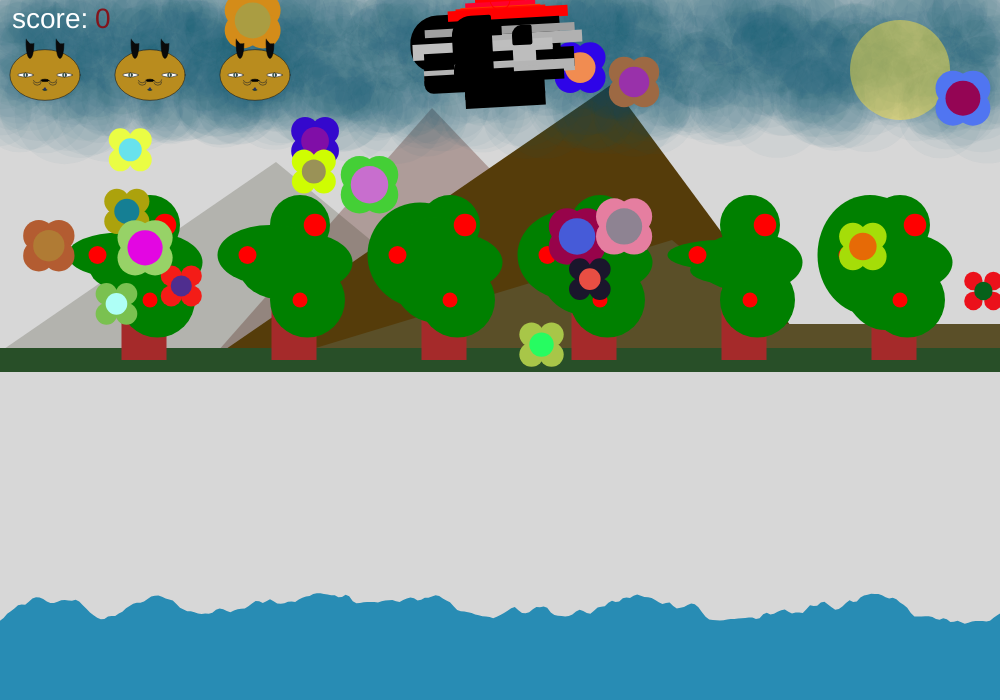
Frame 1 (no input)
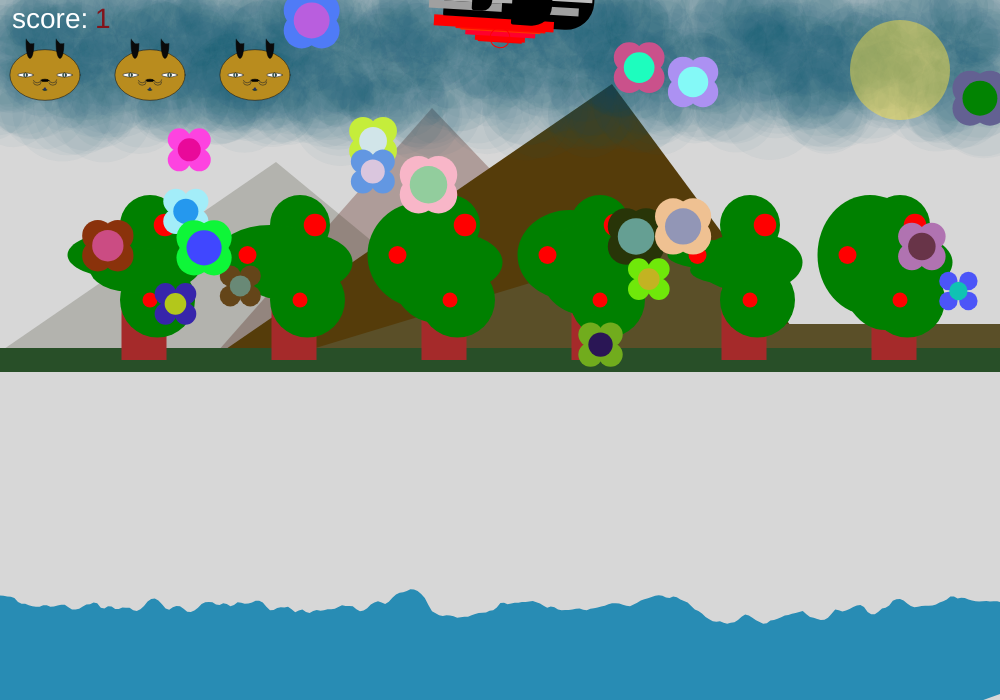
Frame 60 (no input)
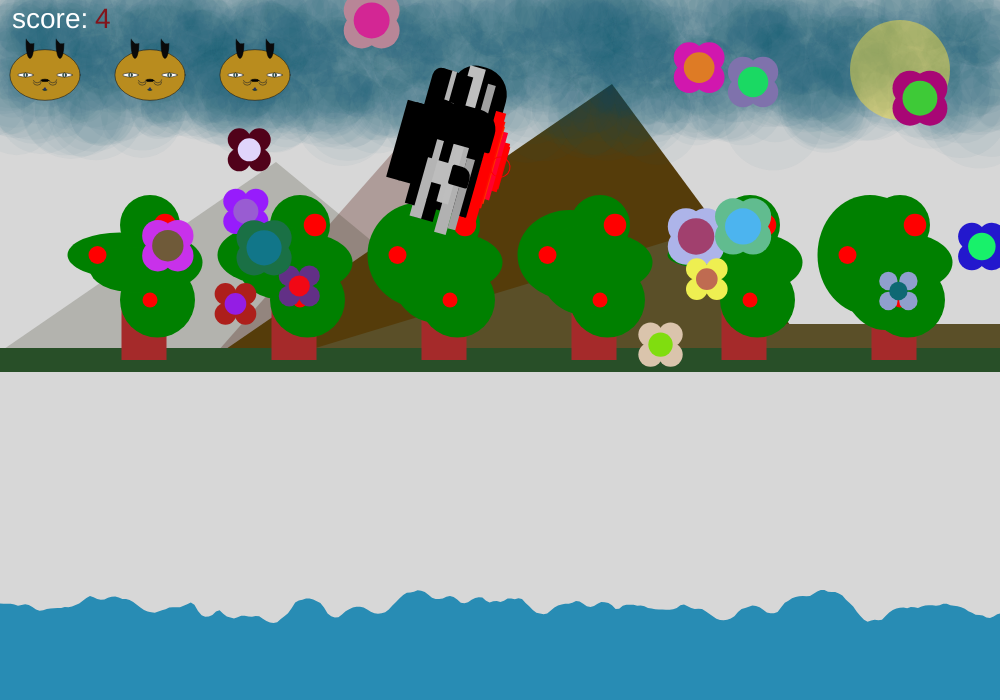
Frame 120 (the mouse pressed at the canvas centre since frame 60)

The p5.js sketch that drew these frames (run headless with seeded random() and noise() and a simulated clock; from frame 60 on, the mouse is pressed at the canvas centre):

// p5.js sketch
// ── sketch.js
// final step 10 adding score counter,time and music ,enjoy:)
let clouds = [];
let c
let ground = 200
let mario
let gravity = 0.1
let flower = [];
let score
let yoff = 0;


function setup() {

    createCanvas(1000, 700);

    rectMode(CENTER)
    noStroke()
    console.log(width, height)

    score = 0;

    for (i = 0; i < 1000; i++) {

        clouds[i] = new Cloud();

    }

    for (let i = 0; i < 20; i++) {

        let X = 10 + 70 * i;
        flower[i] = new Flower(X, 80, 10);

    }

    mario = new Mario()

}

function draw() {
    updateBackground()
    mountains();
    updateTrees()
    ocean()//(0, 0, width, height);
    updateClouds()
    sunShine();
    updateFlowers()
    mario.update()
    updateScore(mario.score)



}

function updateBackground() {

    background(215)

}

function updateTrees() {

    tree(100, 100, 30);
    tree(200, 300, 40);
    tree(300, 200, 70);
    tree(400, 400, 60);
    tree(500, 500, 20);
    tree(600, 600, 80);
}

function updateScore(score) {
    fill(255);
    textSize(28);
    text("score:", 12, 28);
    fill(130, 20, 27);
    text(score, 95, 28);

    if (score >= 20) {
        fill(255);
        textSize(50);
        text("YOU WON!", width/2,height/2);
      

    }
    cat(150, 250, 13)
    cat(500, 250, 13)
    cat(850, 250, 13)


}

function updateClouds() {

    c = color(20, 70, 100, 10);

    for (var i = 0; i < clouds.length; i++) {

        clouds[i].display();
        clouds[i].move();

    }


}

function updateFlowers() {
    for (let i = 0; i < flower.length; i++) {

        flower[i].move();
        flower[i].show();

        if (flower[i].contains(mario.x, mario.y, mario.r)) {

            flower.splice(i, 1)
            mario.score++

        }

    }

}

function sunShine() {
    this.x = 50
    this.y = 50
    noStroke()
    fill(255, 225, 60, 120)
    ellipse(this.x + 850, this.y + 20, 100, 100)

}

function mountains() {

    this.x = 360;
    this.y = 100;
    push();
    scale(.6);
    translate(this.x, this.y)
    fill(100, 50, 40, 90);
    triangle(x, 80, 760, 500, -10, 500);
    fill(60, 59, 40, 60);
    triangle(x - 260, 170, 500, 500, -380, 500);
    fill(85, 60, 10);
    triangle(x + 300, 40, 1000, 500, -10, 500);
    fill(90, 79, 40);
    triangle(x + 400, 300, 1000, 500, 100, 500);
    fill(90, 79, 40)
    rect(x + 600, y + 360, 1000, 40)
    fill(40, 79, 40)
    rect(x - 700, y + 400, x * 10, 40)
    pop();
}


function Cloud() {

    this.x = random(width);
    this.y = random(height / 6);
    this.radius = random(15, 50);
    this.display = function() {

        noStroke();
        fill(c);
        ellipse(this.x, this.y, this.radius * 2);

    }

    this.move = function() {

        this.x += random(-1, 1);
        this.y += random(-1, 1);

    }


}



function tree(x, y, diameter) {

    this.x = 205;
    this.y = 0;
    this.diameter = random(50, 70);

    push();
    scale(1.5);
    fill('brown');
    rect(x - 4, 200, 30, 80);
    fill('green');
    ellipse(x, 175, 70, 40, diameter);
    ellipse(x + 5, 200, 50, 50, diameter);
    ellipse(x, 150, 40, 40, diameter);
    ellipse(x - 20, 170, 70, diameter);
    ellipse(x - 10, 180, 60, diameter);
    fill('red')
    ellipse(x, 200, 10, 10);
    ellipse(x + 10, 150, 15, 15);
    ellipse(x - 35, 170, 12, 12);
    pop();

}


function ocean(x, y) {
   
  fill(40, 140, 180);
  beginShape();
  push();
  scale(.3);
  translate(0,height*2.5)
  let xoff = 0; 
  for (let x = 0; x <= width*4.2; x += 12) { 
  let y = map(noise(xoff, yoff), 0, 1.8, 200, 600);
    vertex(x, y-30);
     xoff += .07;
  }

  yoff += 0.03;
  vertex(width, height+700);
  vertex(0, height);
  endShape(CLOSE);
  pop();
}




function cat(x, y, r1) {

    push();
    scale(0.3);
    //face 
    fill(185, 140, 30)
    stroke(27)
    strokeWeight(2)
    ellipse(x, y, r1 * 18, r1 * 13)
        //eyes 
    fill(255)
    ellipse(x + r1 * 5, y, r1 * 4, r1)
    fill(255)
    ellipse(x - r1 * 5, y, r1 * 4, r1)
        //eye pupil 
    fill(34, 175, 150)
    ellipse(x - r1 * 5, y, r1, r1)
    fill(34, 175, 150)
    ellipse(x + r1 * 5, y, r1, r1)
    fill(255)
    ellipse(x - r1 * 5, y, r1 / 2, r1)
    fill(255)
    ellipse(x + r1 * 5, y, r1 / 2, r1)
        //nose 
    fill(0)
    stroke(0)
    ellipse(x, y + 18, r1 * 2, 8)
        //wiskes 
    stroke(39)
    noFill()
    arc(x - 26, y + 16, r1 * 2, 20, 0, 3)
    stroke(39)
    noFill()
    arc(x - 26, y + 24, r1 * 2, 20, 0, 3)
    stroke(39)
    noFill()
    arc(x + 26, y + 16, r1 * 2, 20, 0, 3)
    stroke(39)
    noFill()
    arc(x + 26, y + 24, r1 * 2, 20, 0, 3)
        //mouth 
    fill(37, 50, 99)
    stroke(22, 59, 20)
    arc(x, y + 40, r1 * 2, -24, 1, -4, -6)
        // ears 
    fill(10)
    stroke(0)
    arc(x - 50, y - 105, r1 * 2, 100, 0, 4)
    fill(10)
    stroke(0)
    arc(x + 50, y - 105, r1 * 2, 100, 0, 4)
    pop();
}

function Mario() {

    this.x = width / 2
    this.y = 0
    this.vx = 0
    this.vy = 0
    this.ax = 0
    this.ay = 0
    this.mass = 100
    this.score = 0
    this.checkGround = function() {

        let groundLevel = 500

        if (this.y > groundLevel) {
            this.vy = 0
            this.ay = 0
            this.ay = -5 * (gravity / this.mass)
            this.y = groundLevel
        }

    }

    this.checkBoundary = function() {


        if (this.x > width) this.x = 0
        if (this.x < 0) this.x = width


    }
    this.display = function() {

        push();

        translate(this.x, this.y)
        rotate(frameCount*(this.y-500)/9000)
        scale(0.2);
        fill(245, 0, 0)
        rect(0, 0, 220, 45)
        fill(255, 0, 0)
        rect(0, 10, 250, 55)
        fill(255, 0, 44)
        rect(0, 20, 350, 25)
        fill(255, 50, 0)
        rect(0, 55, 400, 50)
        fill(0)
        square(-300, 350, 200, 300, 10, 10, 45)
        fill(0)
        square(-320, 200, 280, 700, 10, 0, 115)
        fill(255, 10, 0)
        rect(0, 60, 450, 50)
        fill(255, 0, 0)
        rect(35, 70, 600, 55)
        fill(0)
        rect(-60, 120, 700, 50)
        fill(0)
        rect(-60, 200, 700, 200)
        fill(160)
        rect(-10, 150, 750, 40)
        fill(177)
        rect(100, 200, 600, 60)
        fill(190)
        rect(-100, 240, 700, 80)
        fill(0)
        rect(-20, 290, 650, 50)
        fill(0)
        rect(-20, 300, 750, 100)
        fill(189)
        rect(50, 280, 400, 90)
        fill(180)
        rect(55, 340, 600, 60)
        fill(180)
        rect(-50, 360, 700, 50)
        fill(0)
        rect(-50, 385, 700, 50)
        fill(0)
        rect(0, 440, 400, 70)
        fill(0)
        rect(0, 500, 400, 70)
        fill(0)
        square(100, 180, 100, 400, 10)
        fill(0)
        square(-150, 170, 200, 300, 10, 10)
        fill(0)
        square(-150, 350, 200, 300, 10, 10, 45)
        fill(0)
        rect(-50, 450, 300, 80)
        fill(0)
        rect(-50, 150, 100, 50)
        fill(0)
        rect(-50, 280, 200, 50)
        fill(0)
        rect(-50, 380, 200, 80)
        fill(0)
        rect(210, 285, 90, 50)
        noFill()
        strokeWeight(5)
        stroke(255, 0, 0)
        ellipse(0, 0, this.r, this.r)
        pop();
    }

    this.update = function() {

        this.ax = 0
        let drag = -0.5 * this.ax
        this.ax += drag
        this.ay += gravity / this.mass
        this.vx += this.ax
        this.vy += this.ay
        this.x += this.vx
        this.y += this.vy
        this.r = 100
        this.checkGround()
        this.checkBoundary()
        this.display()

    }

}

class Flower {

    constructor(X, Y, r1, speed) {


        this.X = random(width);
        this.Y = random(height / 2);
        this.r1 = random(40, 15);
        this.speed = 1;

    }

    contains(px, py, r) {

        let d = dist(px, py, this.X, this.Y);

        if (d < r) {

            return true;

        } else {

            return false;

        }

    }

    move() {

        this.X = this.X + this.speed;

    }

    show() {

        let X = width / 2;
        let Y = height / 2;
        let r1 = 20;
        
        if (this.X > width || this.X < 0) {

            this.speed = this.speed * -1;
        
        }

        fill(random(255), random(255), random(255));
        ellipse(this.X - r1 / 2, this.Y - r1 / 2, this.r1);
        ellipse(this.X + r1 / 2, this.Y - r1 / 2, this.r1);
        ellipse(this.X - r1 / 2, this.Y + r1 / 2, this.r1);
        ellipse(this.X + r1 / 2, this.Y + r1 / 2, this.r1);
        fill(random(255), random(255), random(255));
        ellipse(this.X, this.Y, this.r1);

    }
}


function mousePressed() {


    mario.ay += -70 * (gravity / mario.mass)
    mario.ax += (mouseX - width / 2) / 1000

    console.log('jump force', mario.ay)

    for (let i = flower.length - 1; i >= 0; i--) {

        if (flower[i].contains(mouseX, mouseY)) {

            flower.splice(i, 1);

        }

    }

}




//jumping mario version

// let clouds = []; 
// let c 
// let ground = 200 
// let mario 
// let gravity = 0.1 
// let flower=[]; 
// let score 

  
  
// function setup() { 
  
//   createCanvas(1000,700); 
   
//   rectMode(CENTER) 
//   noStroke() 
//   console.log(width,height) 
    
//   score=0; 
   
//   for ( i = 0; i < 1000; i++) { 
  
//    clouds[i] = new Cloud(); 
  
//   } 
  
//   for (let i =0;i<20;i++){ 
  
//      let X=10+70*i; 
//      flower[i] = new Flower (X, 80, 10); 
  
//    } 
  
//    mario = new Mario() 
  
// } 
  
// function draw() { 
//   updateBackground() 
//   mountains(); 
//   updateTrees() 
//   land(0,0,width,height); 
//   updateClouds() 
//    sunShine(); 
//   updateFlowers() 
//   mario.update() 
//   updateScore(mario.score) 
//   console.log('score:',mario.score)
  

// } 
  
// function updateBackground(){ 
  
//   background(215)  
   
// } 
  
// function updateTrees(){ 
  
//   tree(100,100,30); 
//   tree(200,300,40); 
//   tree(300,200,70); 
//   tree(400,400,60); 
//   tree(500,500,20); 
//   tree(600,600,80); 
// } 
  
// function updateScore(score){ 
// fill(0); 
// textSize(28); 
// text("score:",12,28); 
// fill(130,20,27); 
// text(score,95,28); 
  
//   if (score>20){ 
//   fill(0); 
//    textSize(40); 
//     text("YOU WON!",width/2,height/2); 
   
  
//   } 
//   cat(150,250,13) 
//   cat(500,250,13) 
//   cat(850,250,13) 
  
  
// } 
  
// function updateClouds(){ 
  
//   c = color(20,70, 100,10); 
  
//   for (var i = 0; i < clouds.length; i++) { 
  
//     clouds[i].display(); 
//     clouds[i].move(); 
  
//   } 
  
  
// } 
// function updateFlowers(){ 
//   for (let i =0;i<flower.length;i++){ 
  
//      flower[i].move(); 
//      flower[i].show(); 
  
//      if (flower[i].contains( mario.x, mario.y, mario.r )){ 
  
//        flower.splice(i,1) 
//        mario.score ++ 
  
//     } 
  
//   } 
  
// } 
  
// function sunShine() { 
//   this.x = 50 
//   this.y = 50 
//     noStroke() 
//     fill(255, 225, 60,120) 
//     ellipse(this.x+850, this.y + 20, 100, 100) 
  
//   } 
  
// function mountains(){ 
  
//     this.x=360; 
//     this.y=100; 
//     push(); 
//     scale(.6); 
//     translate(this.x,this.y) 
//     fill(100, 50, 40,90); 
//     triangle(x, 80, 760, 500, -10, 500); 
//     fill(60, 59, 40,60); 
//     triangle(x-260, 170, 500, 500, -380, 500); 
//     fill(85, 60, 10); 
//     triangle(x+300, 40, 1000, 500, -10, 500); 
//     fill(90, 79, 40); 
//     triangle(x+400, 300, 1000, 500, 100, 500); 
//     fill(90, 79, 40) 
//     rect(x+600,y+360,1000,40) 
//     fill(40, 79, 40) 
//     rect(x-700,y+400,x*10,40) 
//     pop(); 
// } 
  
  
// function Cloud(){ 
  
//      this.x= random(width); 
//      this.y= random(height/6); 
//      this.radius= random(15, 50); 
//      this.display=function(){ 
  
//       noStroke(); 
//       fill(c); 
//       ellipse(this.x, this.y, this.radius*2); 
  
//     } 
  
//     this.move=function(){ 
  
//         this.x += random(-1,1); 
//         this.y += random(-1,1); 
  
//     } 
  
  
// } 
  
  
  
// function tree(x,y,diameter){ 
  
//    this.x= 205; 
//    this.y= 0; 
//    this.diameter=random(50,70); 
  
//    push(); 
//    scale(1.5); 
//    fill('brown'); 
//    rect(x-4,200,30,80); 
//    fill('green'); 
//    ellipse(x,175,70,40,diameter); 
//    ellipse(x+5,200,50,50,diameter); 
//    ellipse(x,150,40,40,diameter); 
//    ellipse(x-20,170,70,diameter); 
//    ellipse(x-10,180,60,diameter); 
//    fill('red') 
//    ellipse(x,200,10,10); 
//    ellipse(x+10,150,15,15); 
//    ellipse(x-35,170,12,12); 
//    pop(); 
  
// } 
  
  
// function land(x,y,w,h){ 
// rectMode(CENTER) 
  
//   push(); 
//   fill('green'); 
//   rect(0,600,w,h/9); 
//   fill(14,120,40); 
//   rect(700,600,w,h/9); 
//   fill(30); 
//   rect(100,600,w,h/16); 
//    fill(30); 
//   rect(600,600,w,h/16); 
  
   
//   pop(); 
  
// } 
  
  
// function cat(x,y,r1) { 
  
//   push(); 
//   scale(0.3); 
//   //face 
//   fill(185,140,30) 
//   stroke(27) 
//   strokeWeight(2) 
//   ellipse(x,y,r1*18,r1*13) 
//   //eyes 
//   fill(255) 
//   ellipse(x+r1*5,y,r1*4,r1) 
//   fill(255) 
//   ellipse(x-r1*5,y,r1*4,r1) 
//   //eye pupil 
//   fill(34,175,150) 
//   ellipse(x-r1*5,y,r1,r1) 
//   fill(34,175,150) 
//   ellipse(x+r1*5,y,r1,r1) 
//   fill(255) 
//   ellipse(x-r1*5,y,r1/2,r1) 
//   fill(255) 
//   ellipse(x+r1*5,y,r1/2,r1) 
//   //nose 
//   fill(0) 
//   stroke(0) 
//   ellipse(x,y+18,r1*2,8) 
// //wiskes 
//   stroke(39) 
//   noFill() 
//   arc(x-26,y+16,r1*2,20,0,3) 
//   stroke(39) 
//   noFill() 
//   arc(x-26,y+24,r1*2,20,0,3) 
//   stroke(39) 
//   noFill() 
//   arc(x+26,y+16,r1*2,20,0,3) 
//   stroke(39) 
//   noFill() 
//   arc(x+26,y+24,r1*2,20,0,3) 
//   //mouth 
//   fill(37,50,99) 
//   stroke(22,59,20) 
//   arc(x,y+40,r1*2,-24,1,-4,-6) 
//   // ears 
//   fill(10) 
//   stroke(0) 
//   arc(x-50,y-105,r1*2,100,0,4) 
//   fill(10) 
//   stroke(0) 
//   arc(x+50,y-105,r1*2,100,0,4) 
//   pop(); 
// } 
  
// function Mario(){ 
  
//     this.x = width/2 
//     this.y = 0 
//     this.vx = 0 
//     this.vy = 0 
//     this.ax = 0 
//     this.ay = 0 
//     this.mass = 100 
//     this.score = 0 
//     this.checkGround = function(){ 
  
//       let groundLevel = 500 
  
//       if (this.y > groundLevel){ 
//         this.vy = 0 
//         this.ay = 0 
//         this.ay = -5*(gravity / this.mass) 
//         this.y = groundLevel 
//       } 
  
//     } 
  
//     this.checkBoundary = function(){ 
  
  
//       if (this.x > width) this.x = 0 
//       if (this.x < 0) this.x = width 
  
  
//     } 
//     this.display = function(){ 
  
//       push(); 
//       translate(this.x,this.y) 
//       scale(0.2); 
//       fill(245,0,0) 
//       rect(0,0,220,45) 
//       fill(255,0,0) 
//       rect(0,10,250,55) 
//       fill(255,0,44) 
//       rect(0,20,350,25) 
//       fill(255,50,0) 
//       rect(0,55,400,50) 
//       fill(0) 
//       square(-300,350,200,300,10,10,45) 
//       fill(0) 
//       square(-320,200,280,700,10,0,115) 
//       fill(255,10,0) 
//       rect(0,60,450,50) 
//       fill(255,0,0) 
//       rect(35,70,600,55) 
//       fill(0) 
//       rect(-60,120,700,50) 
//       fill(0) 
//       rect(-60,200,700,200) 
//       fill(160) 
//       rect(-10,150,750,40) 
//       fill(177) 
//       rect(100,200,600,60) 
//       fill(190) 
//       rect(-100,240,700,80) 
//       fill(0) 
//       rect(-20,290,650,50) 
//       fill(0) 
//       rect(-20,300,750,100) 
//       fill(189) 
//       rect(50,280,400,90) 
//       fill(180) 
//       rect(55,340,600,60) 
//       fill(180) 
//       rect(-50,360,700,50) 
//       fill(0) 
//       rect(-50,385,700,50) 
//       fill(0) 
//       rect(0,440,400,70) 
//       fill(0) 
//       rect(0,500,400,70) 
//       fill(0) 
//       square(100,180,100,400,10) 
//       fill(0) 
//       square(-150,170,200,300,10,10) 
//       fill(0) 
//       square(-150,350,200,300,10,10,45) 
//       fill(0) 
//       rect(-50,450,300,80) 
//       fill(0) 
//       rect(-50,150,100,50) 
//       fill(0) 
//       rect(-50,280,200,50) 
//       fill(0) 
//       rect(-50,380,200,80) 
//       fill(0) 
//       rect(210,285,90,50) 
//       noFill() 
//       strokeWeight(5) 
//       stroke(255,0,0) 
//       ellipse(0,0,this.r,this.r) 
//       pop(); 
//     } 
  
//     this.update = function(){ 
  
//         this.ax = 0 
//         let drag = -0.5*this.ax 
//         this.ax += drag 
//         this.ay += gravity / this.mass 
//         this.vx += this.ax 
//         this.vy += this.ay 
//         this.x += this.vx 
//         this.y += this.vy 
//         this.r = 100 
//         this.checkGround() 
//         this.checkBoundary() 
//         this.display() 
  
//     } 
  
// } 
  
// class Flower { 
  
//   constructor(X, Y, r1,speed) { 
  
      
//       this.X = random(width); 
//       this.Y = random(height/2); 
//       this.r1 =random(40,15); 
//       this.speed=1; 
  
//     } 
  
//    contains( px, py, r) { 
  
//     let d =dist(px,py,this.X,this.Y); 
  
//       if (d < r){ 
  
//         return true; 
  
//       } else { 
  
//         return false; 
  
//       } 
  
//     } 
  
//     move() { 
  
//       this.X=this.X+this.speed; 
  
// } 
  
// show() {  
  
// let X = width / 2; 
//    let Y = height/2 ; 
//    let r1 = 20; 
//     if (this.X>width || this.X<0){this.speed=this.speed * -1;} 
//   fill(random(255), random(255), random(255)); 
  
//   ellipse(this.X - r1 / 2, this.Y - r1 / 2, this.r1); 
//   ellipse(this.X + r1 / 2, this.Y - r1 / 2, this.r1); 
//   ellipse(this.X - r1 / 2, this.Y + r1 / 2, this.r1); 
//   ellipse(this.X + r1 / 2, this.Y + r1 / 2, this.r1); 
  
//   fill(random(255), random(255), random(255)); 
  
//   ellipse(this.X, this.Y, this.r1); 
  
// } 
// } 
  
  
//   function mousePressed(){ 
  
  
//     mario.ay += -70*(gravity / mario.mass) 
//     mario.ax += (mouseX-width/2)/1000 
  
//     console.log('jump force', mario.ay) 
  
//     for (let i= flower.length-1; i>=0;i--){ 
  
//     if (flower[i].contains(mouseX,mouseY)){ 
  
//        flower.splice(i,1); 
  
//     } 
  
//   } 
  
// } 
 
//  
